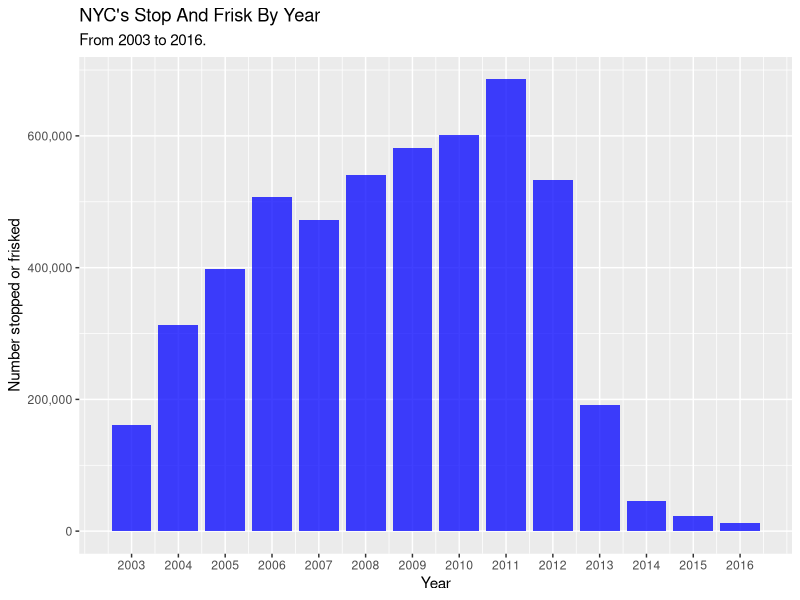
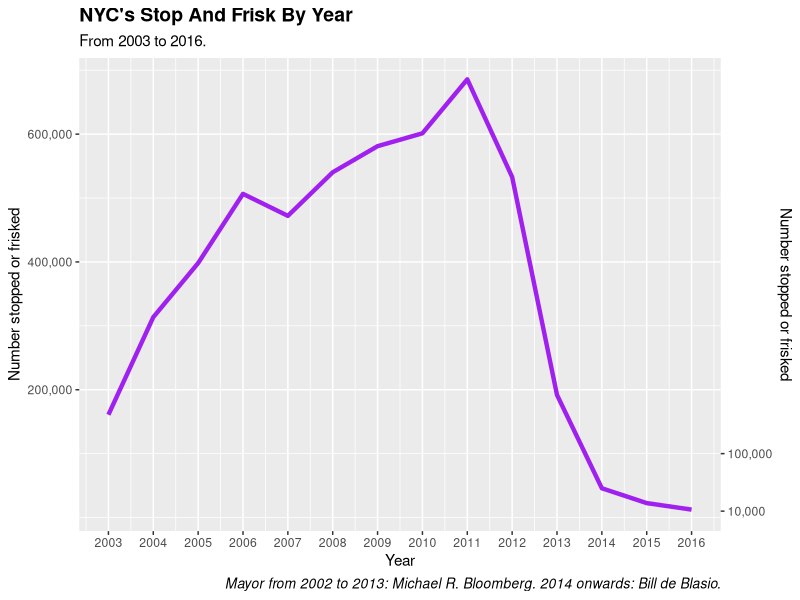

Recreate these plots in R, in order.
library(data.table)
library(ggplot2)
library(scales) # For thousands separator in y axis
options(scipen = 100) # Suppress scientific notation

sqfByYear <- fread("sqfByYear.csv") # Stop/frisk yearly totals processed in StopFrisk_process_rawData.R in this repo

# Barchart using geom_col: ----
 
ggplot(sqfByYear, aes(x = year, y = N)) +
  geom_col(alpha = .75,
           fill = "blue",
           width = .85) +
  scale_x_continuous(breaks = c(2003:2016)) +
  scale_y_continuous(labels = comma) +
  labs(
    x = "Year",
    y = "Number stopped or frisked",
    title = "NYC's Stop And Frisk By Year",
    subtitle = "From 2003 to 2016."
  )

# Line plot: ----

ggplot(sqfByYear, aes(x = year, y = N)) +
  geom_line(color = "purple", size = 1.5) +
  scale_x_continuous(breaks = c(2003:2016)) +
  scale_y_continuous(
    labels = comma,
    breaks = c(200000, 400000, 600000),
    sec.axis = dup_axis(breaks = c(10000, 100000), labels = comma) # some y axis breaks on right side for easier readability
  ) +
  labs(
    x = "Year",
    y = "Number stopped or frisked",
    title = "NYC's Stop And Frisk By Year",
    subtitle = "From 2003 to 2016.",
    caption = " Mayor from 2002 to 2013: Michael R. Bloomberg. 2014 onwards: Bill de Blasio."
  ) +
  theme(
    plot.title = element_text(size = 14, face = "bold"),
    plot.caption = element_text(size = 10, face = "italic")
  )
